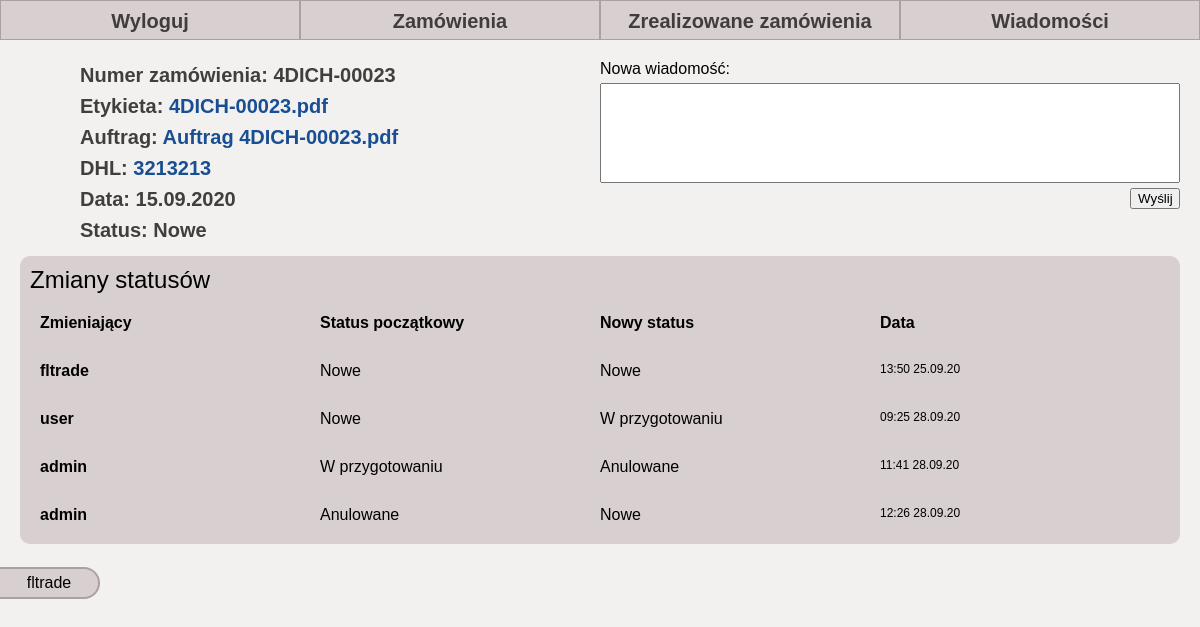
The app's page /32/ (signed in) with its own data.
### page/models.py (models this page shows, shortened)
class ActiveOrder(models.Model):
    owner = models.ForeignKey(Group, on_delete=models.CASCADE, default=None)
    order_number = models.CharField(max_length=14, unique=True, default=None)
    pub_date = models.CharField(max_length=10, default=None)
    order_statuses = [('1', 'Nowe'),
                      ('2', 'W przygotowaniu'),
                      ('3', 'Wysłane'),
                      ('4', 'Zakończone'),
                      ('5', 'Anulowane')]
    order_status = models.CharField(max_length=1, choices=order_statuses, default=order_statuses[0])
    image = models.CharField(max_length=20, default='?')
    divided = models.CharField(max_length=8, default='?')
    tracking_number = models.CharField(max_length=22, default='?')

class OrderStatusChange(models.Model):
    order = models.ForeignKey(ActiveOrder, on_delete=models.CASCADE, default=None)
    date = models.CharField('date', default='09:03 25.09.20',
                            max_length=16)
    change_owner = models.CharField(max_length=20, default=None)
    previous_state = models.CharField(max_length=1, choices=ActiveOrder.order_statuses, default=None)
    new_state = models.CharField(max_length=1, choices=ActiveOrder.order_statuses, default=None)

### page/views.py (the view)
# urls.py: path('<int:order_id>/', views.details, name='details'),
@login_required(login_url='')
def details(request, order_id):
    if request.user.groups.filter(name="prod_admin"):
        messages.info(request, 'Nie masz dostępu do tej strony')
        return redirect(add_user)
    try:
        order = ActiveOrder.objects.get(pk=order_id)
        status_changes = OrderStatusChange.objects.filter(order=order)
        status = ActiveOrder.order_statuses[int(order.order_status) - 1][1]
        form = AddMessageForm(request.POST)
        admin = False
        if request.user.groups.filter(name='administracja').exists():
            admin = True
        notification = len(Notification.objects.filter(user=request.user))
    except ActiveOrder.DoesNotExist:
        if request.user.groups.filter(name='administracja').exists():
            return redirect(admin_orders, current_page=1)
        elif request.user.groups.filter(name='druk').exists():
            return redirect(user_orders, current_page=1)
    else:
        return render(request, 'page/details.html', {'order': order, 'form': form, 'status': status,
                                                     'status_changes': status_changes, 'notification': notification,
                                                     'admin': admin})

### page/forms.py
class AddMessageForm(forms.Form):
    message_text = forms.CharField(max_length=200, widget=forms.Textarea(attrs={'cols': 40, 'rows': 6}),
                                   label="Nowa wiadomość")

### templates/page/details.html (shortened to what this page needs)
<!DOCTYPE html>
<html lang="en">
<head>
        {% load static %}
    <link rel="stylesheet" type="text/css" href="{% static 'page/style.css' %}">
    <link rel="stylesheet" type="text/css" href="{% static 'page/details.css' %}">
</head>
<body>
    <nav class="navbar">
        <ul class="navbar__list">
            <li class="navbar__item">
                <a class="navbar__link" href="{% url 'logout_user' %}">Wyloguj</a>
            </li>
            <li class="navbar__item">
                <a href="{% url 'orders_admin' 1 %}" class="navbar__link">Zamówienia</a>
            </li>
            <li class="navbar__item">
                <a class="navbar__link" href="{% url 'archive_admin' 1 %}">Zrealizowane zamówienia</a>
            </li>
            {% if notification > 0 %}
            <li class="navbar__item">
                <a class="navbar__link navbar__link--new" href="{% url 'inbox' %}">Wiadomości</a>
            </li>
            {% else %}
            <li class="navbar__item">
                <a class="navbar__link" href="{% url 'inbox' %}">Wiadomości</a>
            </li>
            {% endif %}
        </ul>
    </nav>
    <section class="order">
        <ul class="order__list">
            <li class="order__element">Numer zamówienia: {{order.order_number}}</li>
            <li class="order__element">Etykieta:
                <a class="order__element--link" target="_blank" href="https://z4l.pl/Auftrag_szkielka/{{order.order_number}}.pdf">{{order.order_number}}.pdf</a>
            </li>
            <li class="order__element">Auftrag:
                <a class="order__element--link" target="_blank" href="https://z4l.pl/Auftrag_szkielka/Auftrag%20{{order.order_number}}.pdf">Auftrag {{order.order_number}}.pdf</a>
            </li>
            {% if admin %}
            <li class="order__element">DHL:
                <a class="order__element--link" target="_blank" href="https://www.dhl.com/en/express/tracking.html?AWB={{order.tracking_number}}&brand=DHL">{{order.tracking_number}}</a>
            </li>
            {% endif %}
            <li class="order__element">Data: {{order.pub_date}}</li>
            <li class="order__element">Status: {{status}}</li>
        </ul>
        <form class="order__message form" action="{% url 'add_message' order.order_number %}" method="post">
            {{ form }}
            <input class="form__submit" type="submit" value="Wyślij">
        </form>
        {% if status_changes %}
        <div class="statuses">
            <h1 class="statuses__title">Zmiany statusów</h1>
            <div class="statuses__state">
                <p class="statuses__item statuses__item--head">Zmieniający</p>
                <p class="statuses__item statuses__item--head">Status początkowy</p>
                <p class="statuses__item statuses__item--head" >Nowy status</p>
                <p class="statuses__item statuses__item--head">Data</p>
            </div>
            {% for change in status_changes %}
                <div class="statuses__state">
                        <p class="statuses__item statuses__op">{{change.change_owner}}</p>
                    {% for status in order.order_statuses %}
                        {% if change.previous_state == status.0 %}
                            <p class="statuses__item statuses__status">{{status.1}}</p>
                        {% endif %}
                    {% endfor %}
                    {% for status in order.order_statuses %}
                        {% if change.new_state == status.0 %}
                        <p class="statuses__item statuses__status">{{status.1}}</p>
                        {% endif %}
                    {% endfor %}
                        <p class="statuses__item statuses__date statuses__date--center">{{change.date}}</p>
                </div>
            {% endfor %}
        </div>
        {% endif %}
    </section>
    <footer class="footer">
        <p class="footer__text">{{ request.user.username }}</p>
    </footer>
</body>
</html>

### page/static/page/style.css (style rules this page uses)
html { box-sizing: border-box; font-size: 16px; font-family: Arial; }
*, *:before, *:after { box-sizing: inherit; }
body, h1, h2, h3, h4, h5, h6, p, ol, ul { margin: 0; padding: 0; font-weight: normal; }
a { color: black; text-decoration: none; font-weight: bold; }
ol, ul { list-style: none; }
body { width: 100%; background: #F2F1EF; }
.navbar { display: block; width: 100%; height: 40px; background: b1a6a4; }
.navbar__list { width: 100%; height: 100%; display: flex; }
.navbar__item { border: 1px solid #aba19f; width: 100%; height: 100%; text-align: center; flex-grow: 1; }
.navbar__link { display: block; background: #d8cfd0; width: 100%; line-height: 40px; height: 100%; color: #413d3d; font-size: 20px; transition: background .1s linear; }
.navbar__link--new { animation-name: example; animation-duration: 1s; animation-iteration-count: infinite; animation-direction: alternate; color: #413d3d; }
.footer { position: sticky; bottom: 0px; padding: 5px; border-radius: 0 20px 20px 0; width: 100px; background: #d8cfd0; border-top: 2px solid #aba19f; border-right: 2px solid #aba19f; border-bottom: 2px solid #aba19f; margin-top: 3px; }
.footer__text { font-size: 16px; display: block; text-align: center; }

### page/static/page/details.css (style rules this page uses)
.order { padding: 20px; display: grid; grid-template-columns: 1fr 1fr; }
.order__list { padding-left: 5vw; font-size: 20px; font-weight: bold; align-self: center; }
.order__element { padding: 4px 0; color: #413f3d; }
.order__element--link { color: #194f92; }
.form { display: flex; flex-direction: column; }
.form textarea { resize: none; height: 100px; width: 100%; font-family: Verdana; padding: 10px; font-size: 16px; margin: 5px 0; }
.form__submit { width: 50px; align-self: flex-end; }
.statuses { padding: 10px; margin-top: 10px; grid-column: 1 / -1; background: #d8cfd0; border-radius: 10px; }
.statuses__state { margin-top: 10px; padding: 10px; border-radius: 10px; display: grid; grid-template-columns: 1fr 1fr 1fr 1fr; justify-content: space-between; }
.statuses__item--head { font-weight: bold; }
.statuses__op { font-weight: bold; }
.statuses__date { font-size: 12px; }

### records on screen
ActiveOrder: order_number "4DICH-00023", tracking_number "3213213", pub_date "15.09.2020"
OrderStatusChange: change_owner "fltrade", status "Nowe", status "Nowe", date "13:50 25.09.20"
OrderStatusChange: change_owner "user", status "Nowe", status "W przygotowaniu", date "09:25 28.09.20"
OrderStatusChange: change_owner "admin", status "W przygotowaniu", status "Anulowane", date "11:41 28.09.20"
OrderStatusChange: change_owner "admin", status "Anulowane", status "Nowe", date "12:26 28.09.20"

### other values on screen
{{ status }} "Nowe"
{{ request.user.username }} "fltrade"
